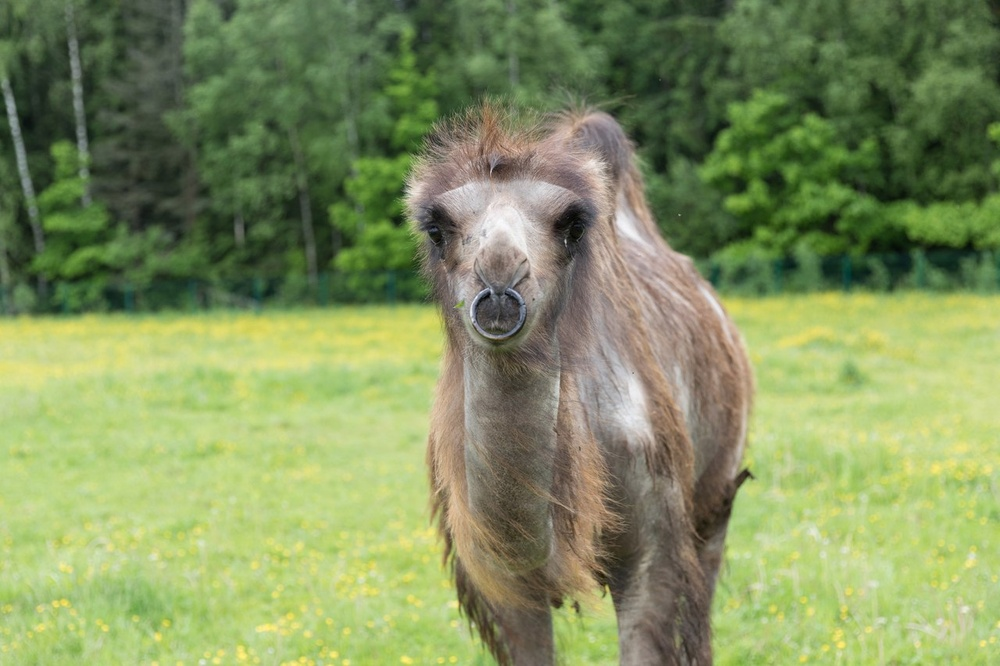
#> input picture day 2/camel.jpg, 1000 x 666 px, shrunk from 1280 x 853 before the run
$ python grey_filter.py
#> lines starting #> are read from the running program, lines starting #| are printed output that depends on the picture
from PIL import Image

im = Image.open('camel.jpg').convert('RGBA') # открываем файл
pixels = im.load() # получаем матрицу пикселей

width = im.width
#> width = 1000
height = im.height
#> height = 666

for i in range(width):
    for j in range(height):
        r, g, b, a = pixels[i, j]
        av = (r+b+g)//3
        pixels[i, j] = (av, av, av, a)

im.show()
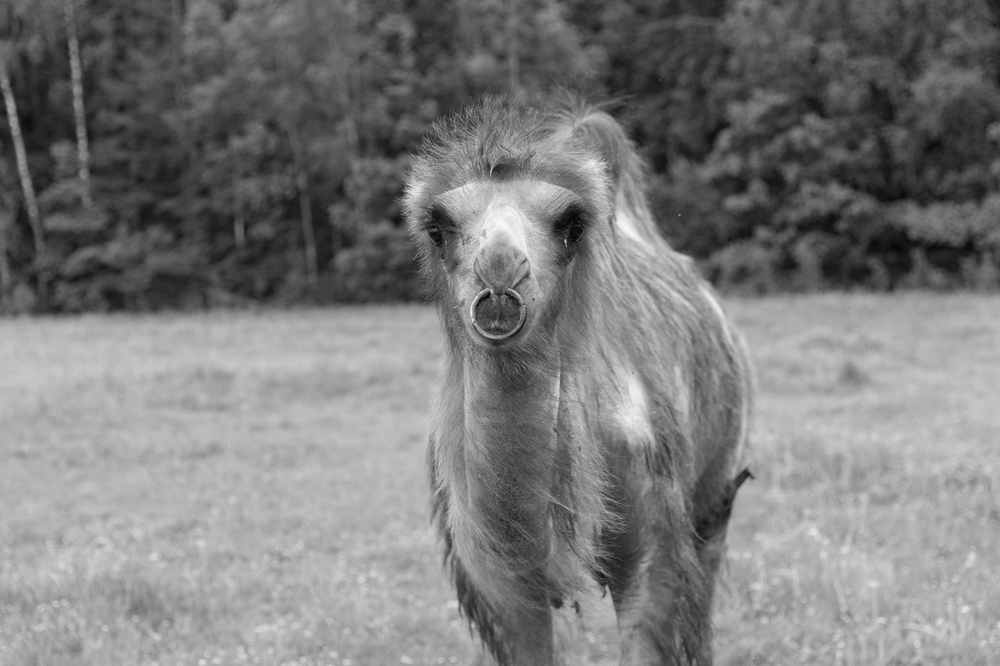
#> shown: PIL image 1000x666 RGBA; mean R, G, B, A 123.4, 123.4, 123.4, 255

$ run again, with day 2/animal.jpg copied over day 2/camel.jpg
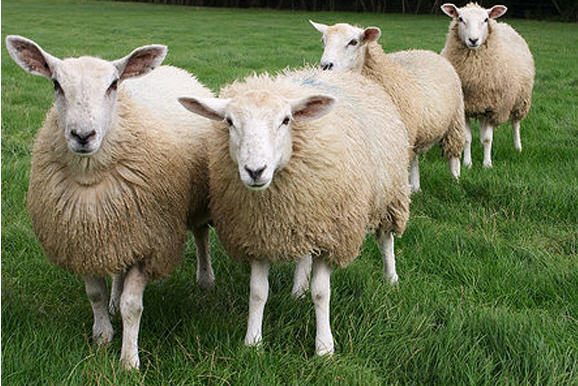
#> input picture day 2/animal.jpg, 578 x 386 px
#> `im.show()`:
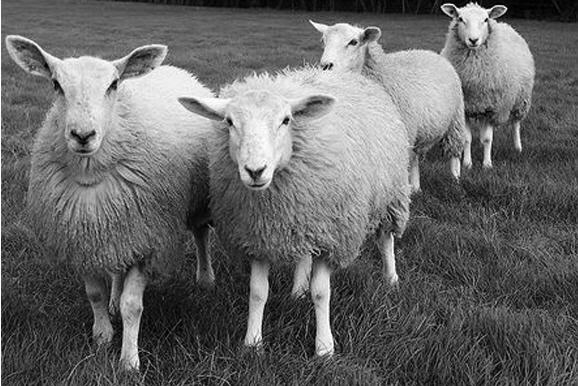
#> shown: PIL image 578x386 RGBA; mean R, G, B, A 103.2, 103.2, 103.2, 255
